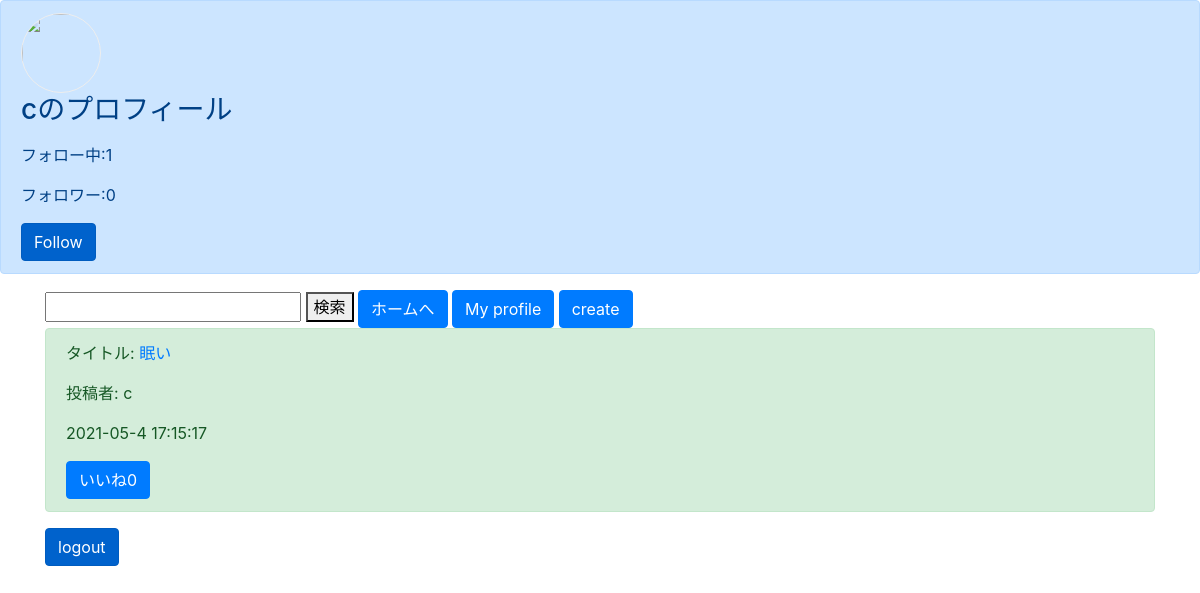
The page /profile/18 on the database as committed earlier.
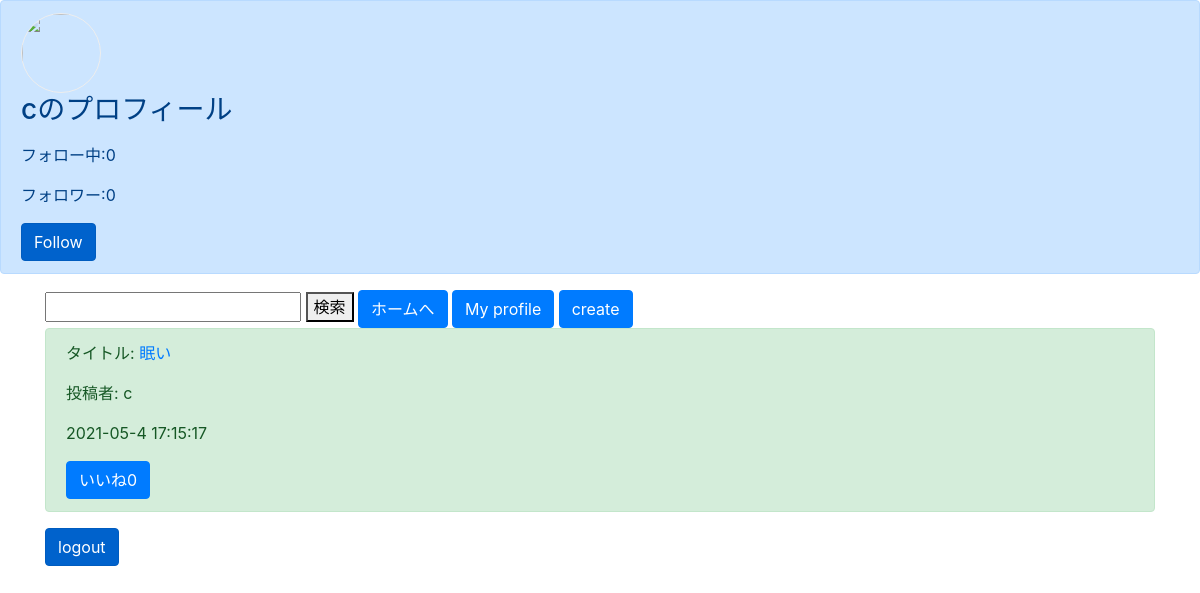
The same page on the database as committed later.
### boardapp/models.py (models this page shows, shortened)
class ProfileModel(models.Model):
    user_id = models.IntegerField(null=True, blank=True, default=0)
    author = models.CharField(max_length=50)
    one_thing = models.TextField(null=True, blank=True, default='initial')
    header_image = models.ImageField(upload_to='', null=True, blank=True, default=0)
    follow_number = models.IntegerField(null=True, blank=True, default=0)
    follow_text = models.TextField(null=True, blank=True, default='initial')
    befollowed_number = models.IntegerField(null=True, blank=True, default=0)
    befollowed_text = models.TextField(null=True, blank=True, default='initial')

### boardapp/views.py (the view)
# urls.py: path('profile/<int:user_id>', profilefunc, name='profile'),
def profilefunc(request, user_id):
	object_profile = ProfileModel.objects.get(user_id=user_id)
	user = request.user
	object_board = []
	following = False
	if str(user.id) in object_profile.befollowed_text.split():
		following = True
	for b in BoardModel.objects.all():
		if user_id == b.user_id:
			object_board.append(b)
	return render(request, 'profile.html', {'object_board':object_board, 'object_profile':object_profile, 'following':following})

### templates/profile.html (shortened to what this page needs)
{% extends 'base.html' %}
{% load static %}
{% block customcss %}
<link href="{% static 'image.css' %}" rel="stylesheet">
{% endblock customcss %}
{% block header %}
<div class="alert alert-primary" role="alert">
    <img src="{{object_profile.header_image.url}}" class="user-icon" >
    <h3>{{object_profile.author}}のプロフィール</h3>
    <p>フォロー中:{{object_profile.follow_number}}</p>
    <p>フォロワー:{{object_profile.befollowed_number}}</p>
    {% if user.id == object_profile.user_id %}
    {% elif following %}
    <button type="button" class="btn btn-primary" disabled>Following</button>
    {% else %}
    <a href="{% url 'follow' object_profile.user_id %}" class="btn btn-primary active" role="button" aria-pressed="true">Follow</a>
    {% endif %}
</div>
{% endblock header %}
{% block content %}
<div class="container">
    <form method="GET" action="{% url 'list' %}">
        <input type="text" name="keyword">
        <button type="submit">検索</button>
        <a href="{% url 'list' %}" class="btn btn-primary " tabindex="-1" role="button" aria-disabled="true">ホームへ</a>
        <a href="{% url 'profile' user.id  %}" class="btn btn-primary"  tabindex="-1" role="button" aria-disabled="true">My profile</a>
        <a href="{% url 'create' %}" class="btn btn-primary " tabindex="-1" role="button" aria-disabled="true">create</a>
    </form>
    {% for item in object_board %}
    <div class="alert alert-success" role="alert">
        <p>タイトル: <a href="{% url 'detail' item.pk %}">{{ item.title }}</a></p>
        <p>投稿者: {{ item.author }}</p>
        <p>{{ item.pub_date|date:"Y-m-j H:i:s" }}</p>
        <a href="{% url 'good' item.pk %}" class="btn btn-primary "  tabindex="-1" role="button" aria-disabled="true">いいね{{item.good}}</a>
    </div>
    {% endfor %}
    <a href="{% url 'logout' %}" class="btn btn-primary active" role="button" aria-pressed="true">logout</a>
</div>
{% endblock content %}

Rows that differ between the two databases and show on the page:
changed ProfileModel: follow_number "1" → "0"
